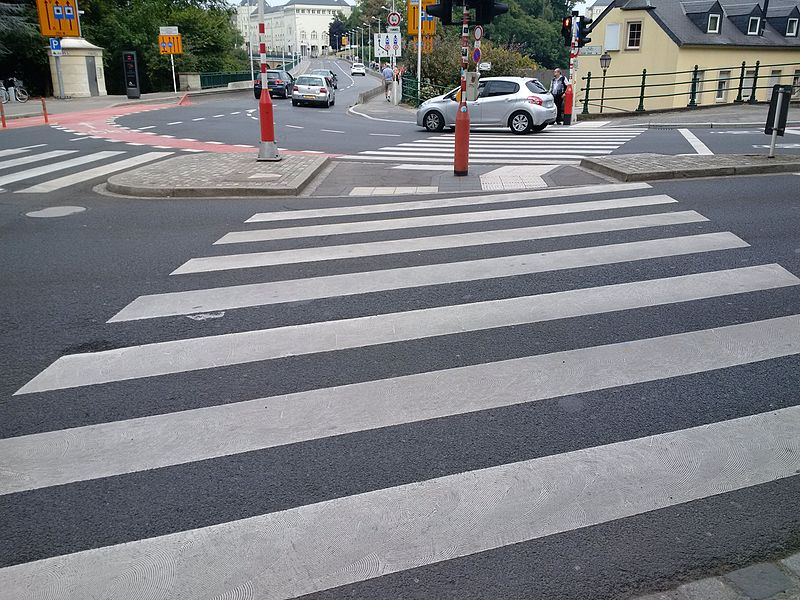
#> input picture detection/road-marking.jpg, 800 x 600 px
$ jupyter execute figs-lines.ipynb
#> lines starting #> are read from the running program, lines starting #| are printed output that depends on the picture; after the words box and inside, x2 and y2 are one past the last pixel; in counts of white or black regions, pixels touching at a corner belong together
# Lines

[cell 1]
import numpy as np
import matplotlib.pyplot as plt
import skimage.io as io
import skimage.draw as draw
from skimage.feature import canny
from skimage.transform import hough_line, hough_line_peaks
from skimage.color import rgb2gray

plt.style.use('../_static/bip.mplstyle')
plt.rcParams['image.cmap'] = 'gray'

[cell 2]
# Display
clr = 'lime'
fs = 24
fig, axs = plt.subplots(1, 3, figsize=(15,5))
fig.tight_layout(pad=1.5)

# Image
N = 100
img = np.zeros((N,N))
r = np.round(np.array([.5, .8, .5, .2])*N)
c = np.round(np.array([.2, .5, .8, .5])*N)
rr, cc = draw.polygon(r, c)
img[rr, cc] = 1
axs[0].imshow(img)
axs[0].set_title('Original image')

# Edge detection
edges = canny(img, sigma=1.5)
axs[1].imshow(edges)
axs[1].set_title('Edge detection (Canny)')
axs[1].text(30, 30, 'A', color=clr, fontsize=fs, ha='center', va='center')
axs[1].text(70, 30, 'B', color=clr, fontsize=fs, ha='center', va='center')
axs[1].text(70, 70, 'C', color=clr, fontsize=fs, ha='center', va='center')
axs[1].text(30, 70, 'D', color=clr, fontsize=fs, ha='center', va='center')

# Hough transform
theta = np.linspace(-np.pi/2, np.pi/2, 360, endpoint=False)
h, theta, d = hough_line(edges, theta=theta)
angle_step = 0.5 * np.diff(theta).mean()
d_step = 0.5 * np.diff(d).mean()
bounds = [np.rad2deg(theta[0] - angle_step),
          np.rad2deg(theta[-1] + angle_step),
          d[-1] + d_step, d[0] - d_step]
aspect = (bounds[1]-bounds[0]) / (-bounds[3]+bounds[2])
axs[2].imshow((1+h)**(.5), extent=bounds, aspect=aspect)
axs[2].set_title('Hough transform')
axs[2].set_xlabel('Angle $\\theta$ (degrees)')
axs[2].set_ylabel('Distance $d$ (pixels)')
axs[2].text( 45,  50-15, 'A', color=clr, fontsize=fs, ha='center', va='center')
axs[2].text(-45,  20+20, 'B', color=clr, fontsize=fs, ha='center', va='center')
axs[2].text( 45, 100+15, 'C', color=clr, fontsize=fs, ha='center', va='center')
axs[2].text(-45, -20-20, 'D', color=clr, fontsize=fs, ha='center', va='center')

plt.savefig('hough-toy-example.svg', bbox_inches='tight')
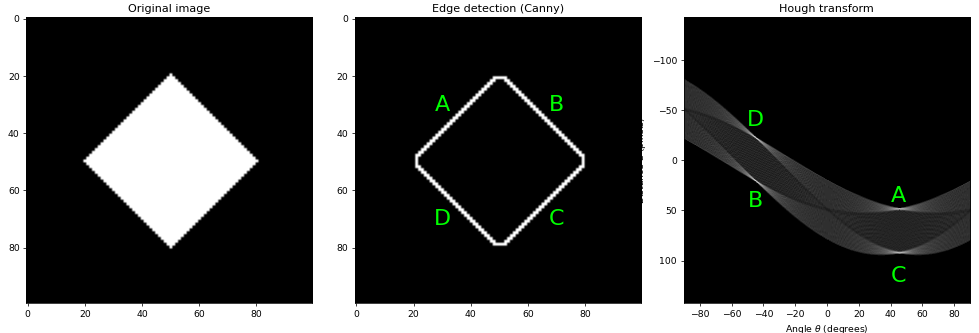
#> figure drawn by matplotlib, 3 panels
plt.show()

[cell 3]
# Display
clr = 'lime'
# fs = 24
fig, axs = plt.subplots(1, 3, figsize=(15,5))
fig.tight_layout(pad=1.5)

# Image
img = io.imread("road-marking.jpg")
#> img is the input picture: shape (600, 800, 3); mean R, G, B 123.6, 124.8, 129.1
img = rgb2gray(img)
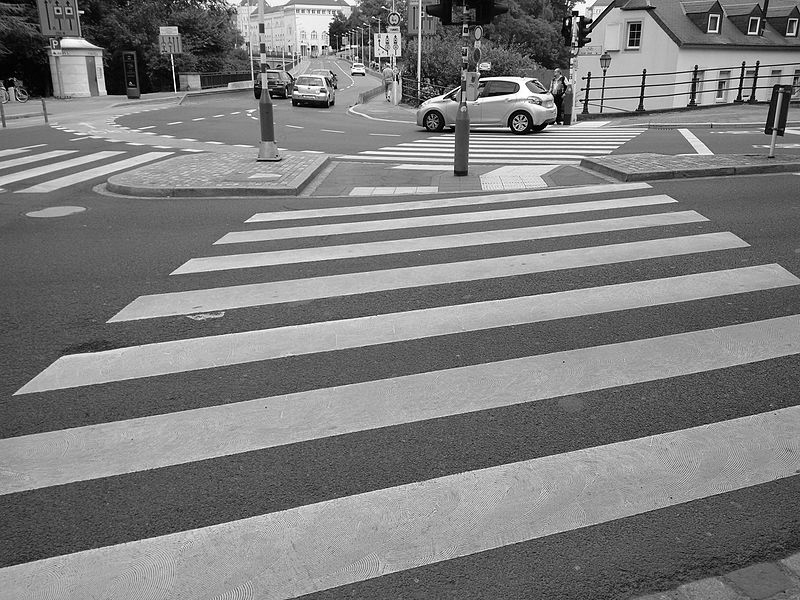
#> img: shape (600, 800) float64; min 0, max 1, mean 0.49
axs[0].imshow(img)
axs[0].set_title('Original image')

# Edge detection
edges = canny(img, sigma=1.5)
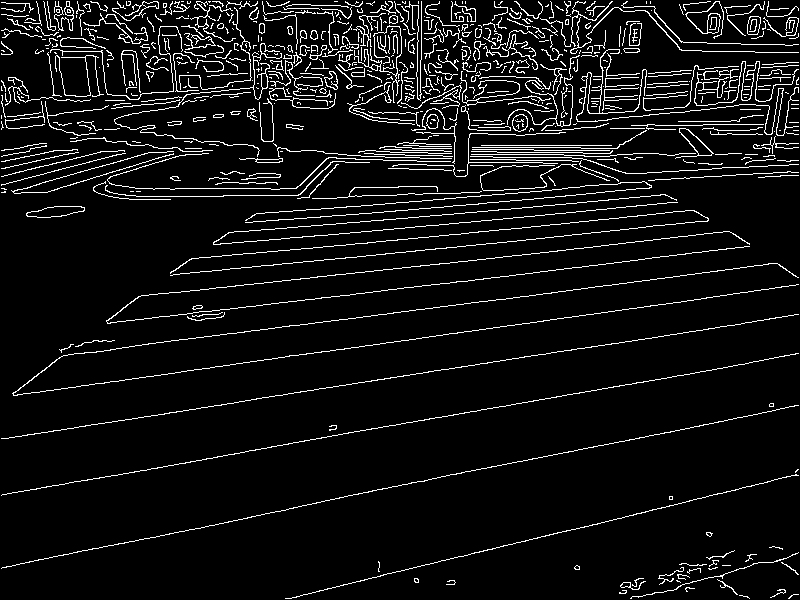
#> edges: shape (600, 800) bool; 7% white in thin lines or dots
axs[1].imshow(edges)
axs[1].set_title('Edge detection (Canny)')

# Hough transform
theta = np.linspace(-np.pi/2, np.pi/2, 360, endpoint=False)
h, theta, d = hough_line(edges, theta=theta)
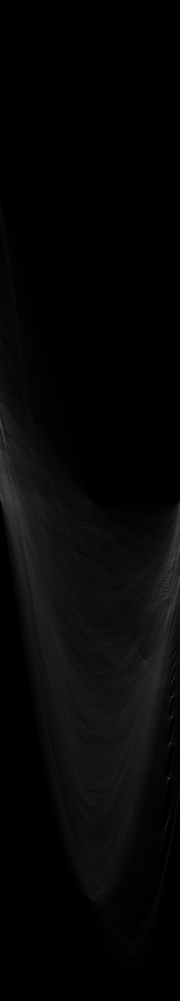
#> h: shape (2001, 360) uint64 (shown at 1/2 size); min 0, max 658, mean 16.8; drawn with min black and max white
#> theta = 360 values from -1.57 to 1.56; d = 2001 values from -1000 to 1000
peaks, angles, dists = hough_line_peaks(h, theta, d, threshold=.1*h.max(), num_peaks=5)
#> peaks = [658, 563, 468, 457, 359]; angles = [1.43, 1.4, 1.41, 1.37, 1.45]; dists = [393, 487, 434, 556, 335]
axes = (np.rad2deg(theta[0]), np.rad2deg(theta[-1]), d[-1], d[0])
#> axes = (-90, 89.5, 1000, -1000)
axs[2].imshow((1+h)**(.5), extent=axes, aspect="auto")
axs[2].plot(np.rad2deg(angles), dists, marker='o', markeredgecolor=clr, markerfacecolor="none", linestyle="none")
axs[2].set_title('Hough transform')
axs[2].set_xlabel('Angle $\\theta$ (degrees)')
axs[2].set_ylabel('Distance $d$ (pixels)')

# Lines
for _, angle, dist in zip(peaks, angles, dists):

    # Coordonnée de la ligne
    x0 = 0
    y0 = dist / np.sin(angle)
    x1 = img.shape[1]
    y1 = (dist - x1*np.cos(angle)) / np.sin(angle)

    # Tracé de la ligne
    axs[0].plot((x0, x1), (y0, y1), color=clr, alpha=.8)
#> this loop made 5 passes
#> (angle, dist, y0, y1) on passes 1 to 5: (1.43, 393, 396.9, 284.4), (1.4, 487, 494.5, 353.5), (1.41, 434, 439.4, 312.7), (1.37, 556, 567.4, 404.6), (1.45, 335, 337.5, 239.3)

axs[0].set_xlim(0,img.shape[1])
axs[0].set_ylim(img.shape[0],0)

plt.savefig('hough-example.svg', bbox_inches='tight')
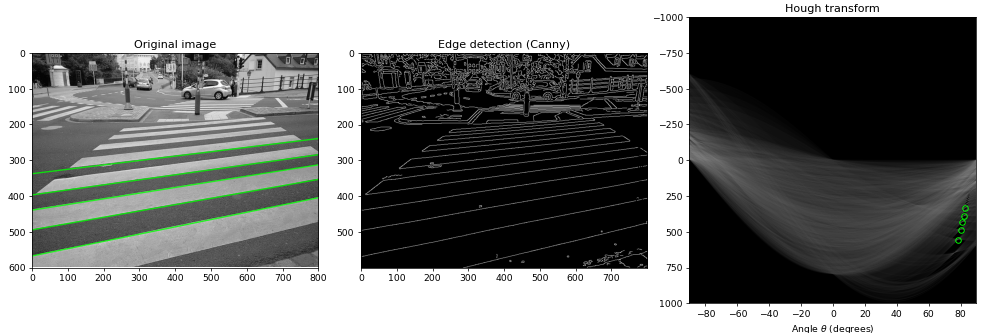
#> figure drawn by matplotlib, 3 panels
plt.show()

$ run again, with detection/caramba.jpg copied over detection/road-marking.jpg
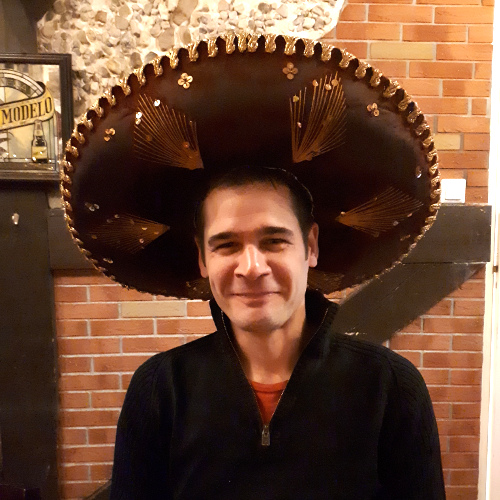
#> input picture detection/caramba.jpg, 500 x 500 px
#> img is the input picture: shape (500, 500, 3); mean R, G, B 107.6, 72.4, 52
#> img: shape (500, 500) float64
#> `edges = canny(img, sigma=1.5)`:
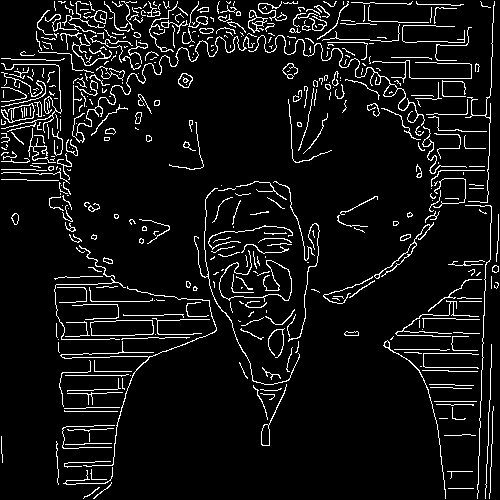
#> edges: shape (500, 500) bool; 7.2% white in thin lines or dots
#> theta = 360 values from -1.57 to 1.56; d = 1417 values from -708 to 708
#> peaks = [266, 144, 143, 143, 134]; angles = [0.0349, -1.54, -1.54, -1.54, 1.55]; dists = [494, -11, -30, -51, 323]
#> axes = (-90, 89.5, 708, -708)
#> the loop `for _, angle, dist in zip(peaks, angles, dists):` made 5 passes
#> (angle, dist, y0, y1) on passes 1 to 5: (0.0349, 494, 14154.9, -163.2), (-1.54, -11, 11, 24.1), (-1.54, -30, 30.01, 43.1), (-1.54, -51, 51.02, 64.11), (1.55, 323, 323, 314.3)
#> `plt.savefig('hough-example.svg', bbox_inches='tight')`:
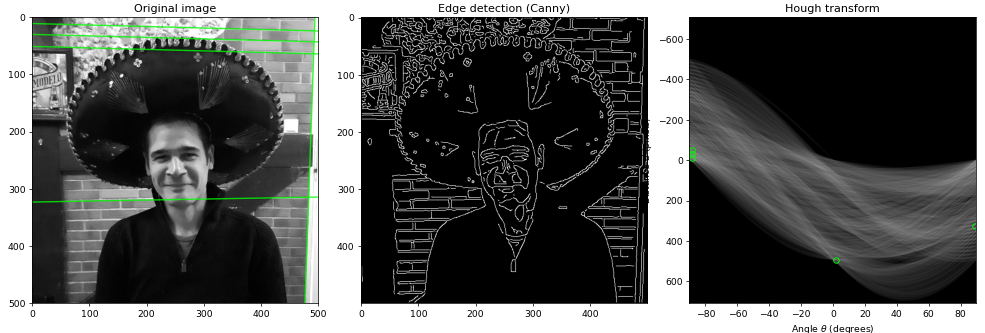
#> figure drawn by matplotlib, 3 panels
